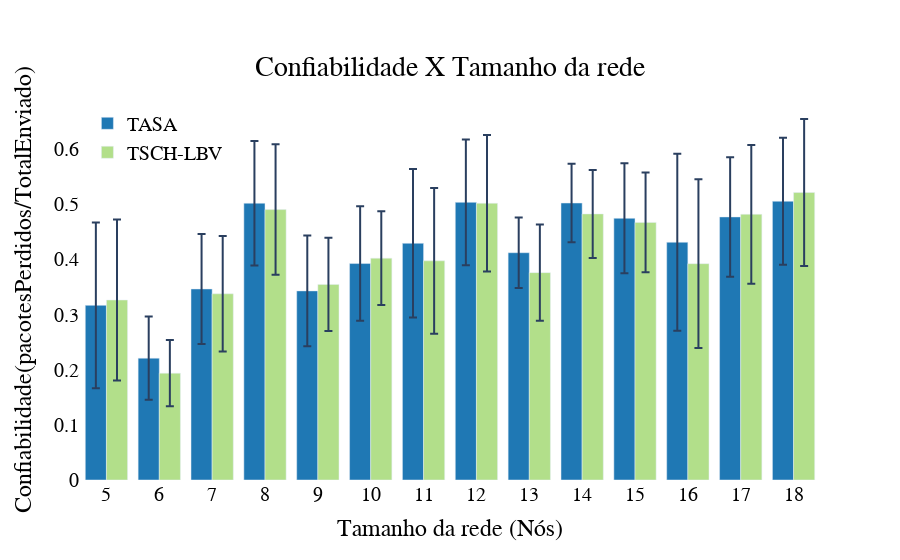

Write notebook code for a chart like this one.
### Code cell
import plotly.graph_objects as go

 
x = [5, 6, 7, 8, 9, 10, 11, 12, 13, 14, 15, 16, 17, 18, 19, 20, 5, 6, 7, 8, 9, 10, 11, 12, 13, 14, 15, 16, 17, 18]
REL_TASA = [ 
   0.31673978554165816
,0.22097517935458794
,0.3464623235013097
,0.501961674492859
,0.3429628631238055
,0.392580388234987
,0.429292943778115
,0.5035617824296758
,0.4122254598143959
,0.5023274372248029
,0.4745674019668666
,0.4311418028972251
,0.47710961971362414
,0.5055168574375005




] 
REL_TSCH_LBV = [ 
     0.32642535970221676
, 0.1936896852239493
, 0.3377160646880488
, 0.4904255240060067
, 0.354738320827452
, 0.4023013306672466
, 0.39746800777390073
, 0.5018934731997313
, 0.376088513304015
, 0.4825472474625313
, 0.46719378896445685
, 0.39231155223981345
, 0.48188552112521404
, 0.5213666103571077



    ]

fig = go.Figure()

fig.add_trace(
    go.Bar(x=x, y=REL_TASA,name='TASA',marker_color='rgb(31,120,180)',  error_y=dict(type='data', array=[  
       0.15036576564964763 
,0.07557949747290091 
,0.09971313076458155 
,0.11289884627417941 
,0.10056852854924263 
,0.10387823738868146 
,0.13472302688741417 
,0.11391651923310568 
,0.06394174147872733 
,0.07123584288579071 
,0.09975279023048791 
,0.16039208882655331 
,0.10834559012993561 
,0.11533130728417872 


])    
    )) 


fig.add_trace(
    go.Bar(x=x, y=REL_TSCH_LBV,name='TSCH-LBV',marker_color='rgb(178,223,138)', error_y=dict(type='data', array=[ 
       0.14616959107165342 
, 0.06001341728443622 
, 0.10474686334909362 
, 0.11834420603293115 
, 0.08457350512817748 
, 0.08494790439871945 
, 0.13207971862979664 
, 0.12375055023488678 
, 0.08743266728335529 
, 0.07990405166065584 
, 0.09033813162739611 
, 0.15295036513718538 
, 0.12574689551561283 
, 0.13335674050184532 


    ])
    ))  
              
fig.update_layout(
    font=dict(
        family="Arial",
        size=20,
        color="Black"
    ),
    title={
        'text': "Confiabilidade X Tamanho da rede",
        'y':0.9,
        'x':0.5,
        'xanchor': 'center',
        'yanchor': 'top'},  
    
        xaxis=dict(
        title='Tamanho da rede (Nós)',
        tickmode='linear') ,
                   yaxis_title='Confiabilidade(pacotesPerdidos/TotalEnviado)', 
                    paper_bgcolor = 'rgba(0,0,0,0)', 
                    plot_bgcolor = 'rgba(0,0,0,0)') 
fig.update_layout(legend=dict(
    yanchor="top",
    y=0.99,
    xanchor="left",
    x=0.01
))
